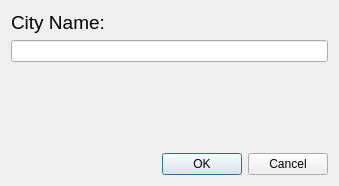
<?xml version="1.0" encoding="UTF-8"?>
<ui version="4.0">
 <class>FindCity</class>
 <widget class="QDialog" name="FindCity">
  <property name="geometry">
   <rect>
    <x>0</x>
    <y>0</y>
    <width>339</width>
    <height>186</height>
   </rect>
  </property>
  <property name="windowTitle">
   <string>Dialog</string>
  </property>
  <layout class="QVBoxLayout" name="verticalLayout">
   <item>
    <widget class="QLabel" name="label">
     <property name="font">
      <font>
       <pointsize>14</pointsize>
      </font>
     </property>
     <property name="text">
      <string>City Name: </string>
     </property>
    </widget>
   </item>
   <item>
    <widget class="QLineEdit" name="lineEditCity"/>
   </item>
   <item>
    <spacer name="verticalSpacer">
     <property name="orientation">
      <enum>Qt::Vertical</enum>
     </property>
     <property name="sizeHint" stdset="0">
      <size>
       <width>20</width>
       <height>40</height>
      </size>
     </property>
    </spacer>
   </item>
   <item>
    <widget class="QDialogButtonBox" name="buttonBox">
     <property name="orientation">
      <enum>Qt::Horizontal</enum>
     </property>
     <property name="standardButtons">
      <set>QDialogButtonBox::Cancel|QDialogButtonBox::Ok</set>
     </property>
    </widget>
   </item>
  </layout>
 </widget>
 <resources/>
 <connections>
  <connection>
   <sender>buttonBox</sender>
   <signal>accepted()</signal>
   <receiver>FindCity</receiver>
   <slot>accept()</slot>
   <hints>
    <hint type="sourcelabel">
     <x>248</x>
     <y>254</y>
    </hint>
    <hint type="destinationlabel">
     <x>157</x>
     <y>274</y>
    </hint>
   </hints>
  </connection>
  <connection>
   <sender>buttonBox</sender>
   <signal>rejected()</signal>
   <receiver>FindCity</receiver>
   <slot>reject()</slot>
   <hints>
    <hint type="sourcelabel">
     <x>316</x>
     <y>260</y>
    </hint>
    <hint type="destinationlabel">
     <x>286</x>
     <y>274</y>
    </hint>
   </hints>
  </connection>
 </connections>
</ui>
